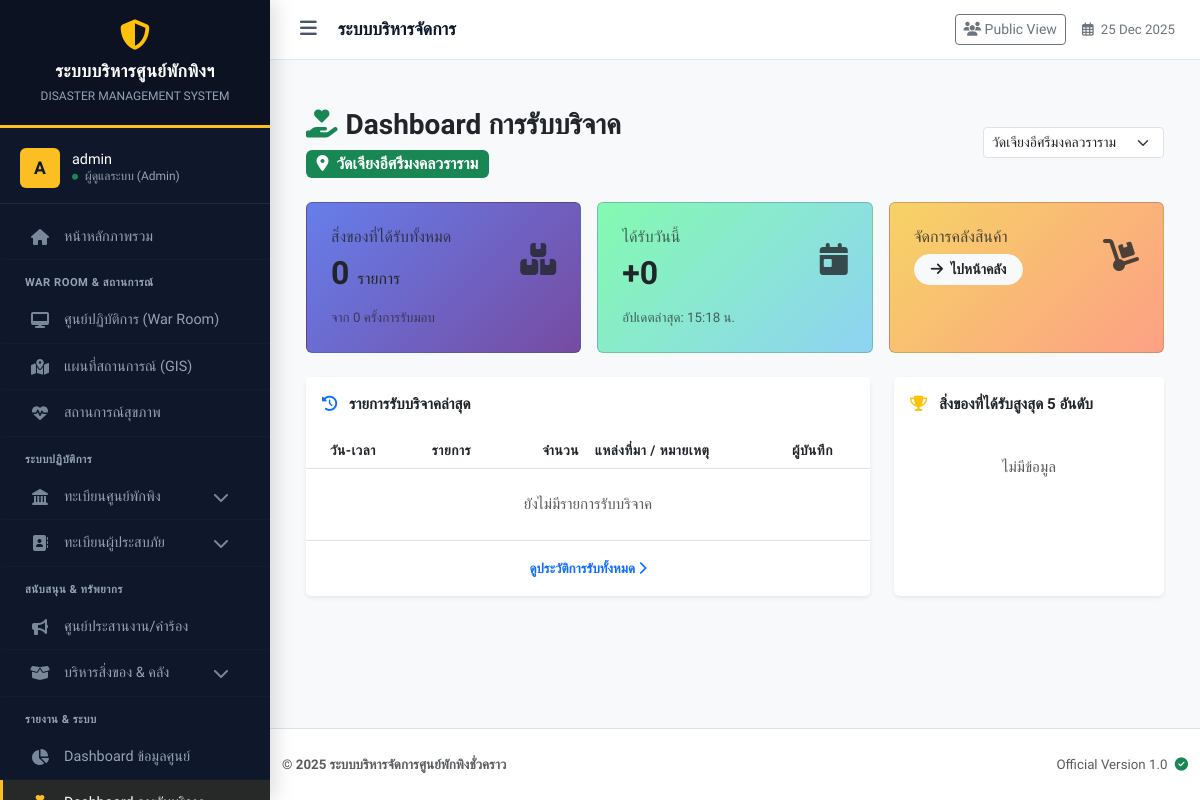
Before: /donation_dashboard.php?shelter_id=2 (signed in) with the older database file.
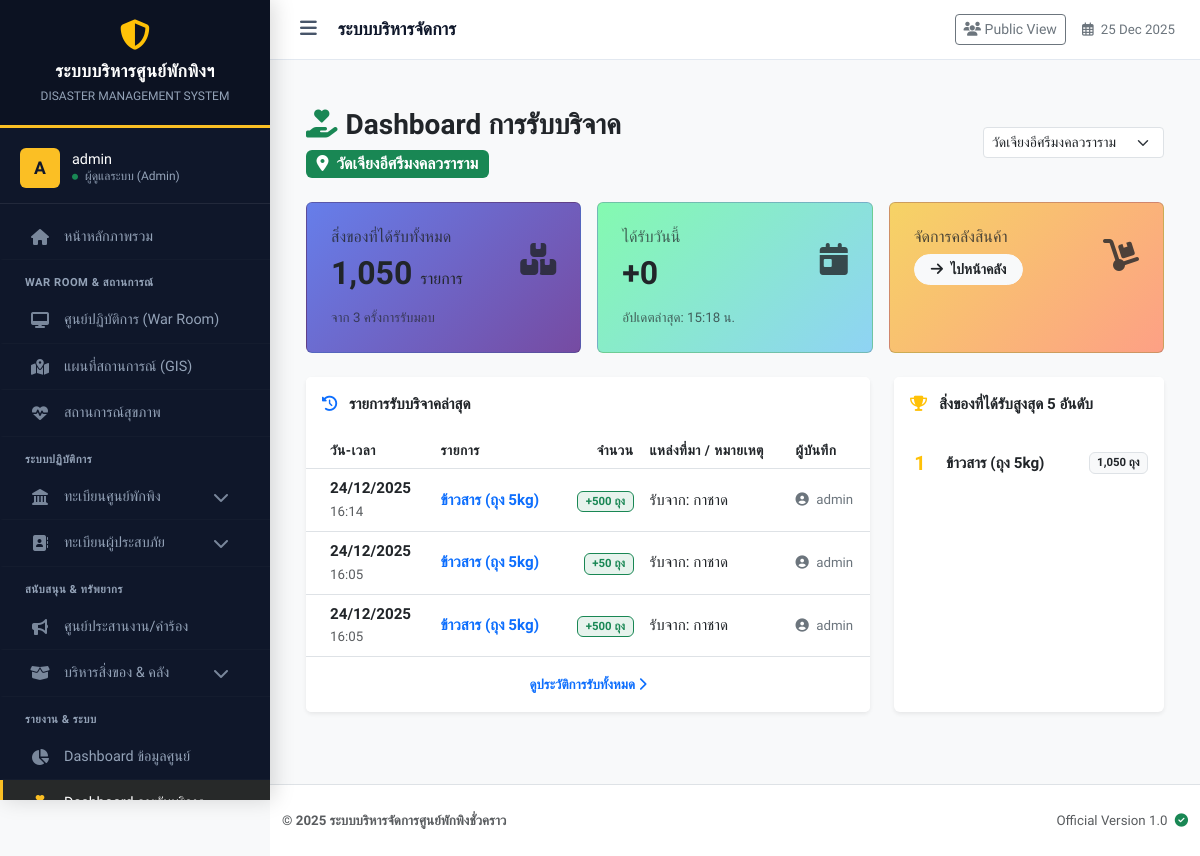
After: the same page with the newer database file.
### tables this page shows
CREATE TABLE `inventory_transactions` (
  `id` int(11) NOT NULL,
  `inventory_id` int(11) NOT NULL,
  `transaction_type` enum('in','out') NOT NULL COMMENT 'in=รับบริจาค/ซื้อ, out=แจกจ่าย/เสียหาย',
  `quantity` int(11) NOT NULL,
  `user_id` int(11) NOT NULL COMMENT 'ผู้ทำรายการ',
  `note` text DEFAULT NULL,
  `created_at` datetime NOT NULL DEFAULT current_timestamp()
);

CREATE TABLE `inventory` (
  `id` int(11) NOT NULL,
  `shelter_id` int(11) NOT NULL,
  `item_name` varchar(100) NOT NULL,
  `quantity` int(11) NOT NULL DEFAULT 0,
  `unit` varchar(20) NOT NULL,
  `last_updated` timestamp NOT NULL DEFAULT current_timestamp(),
  `category` varchar(50) DEFAULT 'general'
);

CREATE TABLE `users` (
  `id` int(11) NOT NULL,
  `username` varchar(50) NOT NULL COMMENT 'ชื่อผู้ใช้',
  `password` varchar(255) NOT NULL COMMENT 'รหัสผ่าน (Hashed)',
  `first_name` varchar(100) DEFAULT '',
  `last_name` varchar(100) DEFAULT '',
  `full_name` varchar(100) NOT NULL COMMENT 'ชื่อ-นามสกุล',
  `role` varchar(50) NOT NULL DEFAULT 'staff',
  `shelter_id` int(11) DEFAULT NULL COMMENT 'สังกัดศูนย์พักพิง',
  `created_at` timestamp NOT NULL DEFAULT current_timestamp(),
  `last_login` datetime DEFAULT NULL
);

### donation_dashboard.php (the view, shortened to what the changed rows need)
<?php
require_once 'config/db.php';
$role = $_SESSION['role'];
$my_shelter_id = $_SESSION['shelter_id'] ?? 0;
if ($role === 'admin' && isset($_GET['shelter_id'])) {
    $shelter_id = (int)$_GET['shelter_id'];
} else {
    $shelter_id = $my_shelter_id;
}
$stats = [
    'total_items' => 0,
    'today_items' => 0,
    'total_trans' => 0,
    'donors_count' => 0
];
$recent_donations = [];
$top_items = [];
if ($shelter_id) {
    $sql_stat = "SELECT
                    SUM(t.quantity) as total_qty,
                    COUNT(t.id) as total_times,
                    SUM(CASE WHEN DATE(t.created_at) = CURDATE() THEN t.quantity ELSE 0 END) as today_qty
                 FROM inventory_transactions t
                 JOIN inventory i ON t.inventory_id = i.id
                 WHERE i.shelter_id = ? AND t.transaction_type = 'in'";
    $stmt_stat = $pdo->prepare($sql_stat);
    $stmt_stat->execute([$shelter_id]);
    $res_stat = $stmt_stat->fetch(PDO::FETCH_ASSOC);
    if ($res_stat) {
        $stats['total_items'] = (int)$res_stat['total_qty'];
        $stats['total_trans'] = (int)$res_stat['total_times'];
        $stats['today_items'] = (int)$res_stat['today_qty'];
    }
    $sql_recent = "SELECT t.*, i.item_name, i.unit, u.username
                   FROM inventory_transactions t
                   JOIN inventory i ON t.inventory_id = i.id
                   LEFT JOIN users u ON t.user_id = u.id
                   WHERE i.shelter_id = ? AND t.transaction_type = 'in'
                   ORDER BY t.created_at DESC LIMIT 10";
    $stmt_recent = $pdo->prepare($sql_recent);
    $stmt_recent->execute([$shelter_id]);
    $recent_donations = $stmt_recent->fetchAll();
    $sql_top = "SELECT i.item_name, i.unit, SUM(t.quantity) as total_qty
                FROM inventory_transactions t
                JOIN inventory i ON t.inventory_id = i.id
                WHERE i.shelter_id = ? AND t.transaction_type = 'in'
                GROUP BY i.item_name, i.unit
                ORDER BY total_qty DESC LIMIT 5";
    $stmt_top = $pdo->prepare($sql_top);
    $stmt_top->execute([$shelter_id]);
    $top_items = $stmt_top->fetchAll();
}
?>
<!DOCTYPE html>
<html lang="th">
<head>
    <link href="https://cdn.jsdelivr.net/npm/bootstrap@5.3.0/dist/css/bootstrap.min.css" rel="stylesheet">
    <link rel="stylesheet" href="https://cdnjs.cloudflare.com/ajax/libs/font-awesome/6.4.0/css/all.min.css">
</head>
<body class="bg-light">
<?php include 'includes/header.php'; ?>
<div class="container mt-4 mb-5">
    <?php if(!$shelter_id): ?>
        <div class="text-center py-5">
            <div class="text-muted"><i class="fas fa-box-open fa-3x mb-3"></i><br>กรุณาเลือกศูนย์พักพิงเพื่อดูข้อมูลการบริจาค</div>
        </div>
    <?php else: ?>
    <div class="row g-3 mb-4">
        <div class="col-md-4">
            <div class="card card-stat bg-purple h-100 p-4">
                <div class="d-flex justify-content-between align-items-center">
                    <div>
                        <h6 class="text-uppercase mb-2" style="opacity: 0.8;">สิ่งของที่ได้รับทั้งหมด</h6>
                        <h2 class="mb-0 fw-bold"><?php echo number_format($stats['total_items']); ?> <span class="fs-6 fw-normal">รายการ</span></h2>
                    </div>
                    <div class="icon-box"><i class="fas fa-boxes"></i></div>
                </div>
                <div class="mt-3 small" style="opacity: 0.7;">
                    จาก <?php echo number_format($stats['total_trans']); ?> ครั้งการรับมอบ
                </div>
            </div>
        </div>
        <div class="col-md-4">
            <div class="card card-stat bg-teal h-100 p-4">
                <div class="d-flex justify-content-between align-items-center">
                    <div>
                        <h6 class="text-uppercase mb-2 text-dark" style="opacity: 0.7;">ได้รับวันนี้</h6>
                        <h2 class="mb-0 fw-bold text-dark">+<?php echo number_format($stats['today_items']); ?></h2>
                    </div>
                    <div class="icon-box text-dark"><i class="fas fa-calendar-day"></i></div>
                </div>
                <div class="mt-3 small text-dark" style="opacity: 0.7;">
                    อัปเดตล่าสุด: <?php echo date('H:i'); ?> น.
                </div>
            </div>
        </div>
        <div class="col-md-4">
            <div class="card card-stat bg-orange h-100 p-4">
                <div class="d-flex justify-content-between align-items-center">
                    <div>
                        <h6 class="text-uppercase mb-2" style="opacity: 0.8;">จัดการคลังสินค้า</h6>
                        <a href="inventory_list.php" class="btn btn-sm btn-light text-dark fw-bold rounded-pill px-3">
                            <i class="fas fa-arrow-right me-1"></i> ไปหน้าคลัง
                        </a>
                    </div>
                    <div class="icon-box"><i class="fas fa-dolly"></i></div>
                </div>
            </div>
        </div>
    </div>
    <div class="row g-4">
        <div class="col-lg-8">
            <div class="card shadow-sm border-0 h-100">
                <div class="card-header bg-white py-3 fw-bold border-bottom-0">
                    <i class="fas fa-history me-2 text-primary"></i> รายการรับบริจาคล่าสุด
                </div>
                <div class="table-responsive">
                    <table class="table table-custom table-hover align-middle mb-0">
                        <thead>
                            <tr>
                                <th class="ps-4">วัน-เวลา</th>
                                <th>รายการ</th>
                                <th class="text-end">จำนวน</th>
                                <th>แหล่งที่มา / หมายเหตุ</th>
                                <th>ผู้บันทึก</th>
                            </tr>
                        </thead>
                        <tbody>
                            <?php if(empty($recent_donations)): ?>
                                <tr><td colspan="5" class="text-center py-4 text-muted">ยังไม่มีรายการรับบริจาค</td></tr>
                            <?php else: ?>
                                <?php foreach($recent_donations as $row): ?>
                                <tr>
                                    <td class="ps-4 text-nowrap">
                                        <div class="fw-bold text-dark"><?php echo date('d/m/Y', strtotime($row['created_at'])); ?></div>
                                        <small class="text-muted"><?php echo date('H:i', strtotime($row['created_at'])); ?></small>
                                    </td>
                                    <td>
                                        <span class="fw-bold text-primary"><?php echo htmlspecialchars($row['item_name']); ?></span>
                                    </td>
                                    <td class="text-end">
                                        <span class="badge bg-success bg-opacity-10 text-success border border-success">
                                            +<?php echo number_format($row['quantity']); ?> <?php echo $row['unit']; ?>
                                        </span>
                                    </td>
                                    <td>
                                        <?php
                                            $note = $row['note'] ?? '-';
                                            echo htmlspecialchars($note);
                                        ?>
                                    </td>
                                    <td>
                                        <div class="small text-secondary"><i class="fas fa-user-circle me-1"></i> <?php echo htmlspecialchars($row['username']); ?></div>
                                    </td>
                                </tr>
                                <?php endforeach; ?>
                            <?php endif; ?>
                        </tbody>
                    </table>
                </div>
                <div class="card-footer bg-white text-center border-top-0 py-3">
                    <a href="distribution_history.php?type=in" class="text-decoration-none small fw-bold">ดูประวัติการรับทั้งหมด <i class="fas fa-chevron-right"></i></a>
                </div>
            </div>
        </div>
        <div class="col-lg-4">
            <div class="card shadow-sm border-0 h-100">
                <div class="card-header bg-white py-3 fw-bold border-bottom-0">
                    <i class="fas fa-trophy me-2 text-warning"></i> สิ่งของที่ได้รับสูงสุด 5 อันดับ
                </div>
                <div class="card-body p-0">
                    <ul class="list-group list-group-flush">
                        <?php if(empty($top_items)): ?>
                            <li class="list-group-item text-center py-4 text-muted">ไม่มีข้อมูล</li>
                        <?php else: ?>
                            <?php foreach($top_items as $index => $item):
                                $rank_color = ($index == 0) ? 'text-warning' : (($index == 1) ? 'text-secondary' : (($index == 2) ? 'text-danger' : 'text-muted'));
                            ?>
                            <li class="list-group-item d-flex justify-content-between align-items-center py-3">
                                <div class="d-flex align-items-center">
                                    <div class="fw-bold fs-5 me-3 <?php echo $rank_color; ?>" style="width: 20px; text-align: center;">
                                        <?php echo $index + 1; ?>
                                    </div>
                                    <div>
                                        <div class="fw-bold"><?php echo htmlspecialchars($item['item_name']); ?></div>
                                    </div>
                                </div>
                                <span class="badge bg-light text-dark border">
                                    <?php echo number_format($item['total_qty']) . ' ' . $item['unit']; ?>
                                </span>
                            </li>
                            <?php endforeach; ?>
                        <?php endif; ?>
                    </ul>
                </div>
            </div>
        </div>
    </div>
    <?php endif; ?>
</div>
<?php include 'includes/footer.php'; ?>
</body>
</html>

Changed rows visible on the page:
added inventory_transactions: created_at "24/12/2025", created_at "16:14", inventory.item_name "ข้าวสาร (ถุง 5kg)", quantity "500", inventory.unit "ถุง", note "รับจาก: กาชาด", user.username "admin"
added inventory_transactions: created_at "24/12/2025", created_at "16:05", inventory.item_name "ข้าวสาร (ถุง 5kg)", quantity "50", inventory.unit "ถุง", note "รับจาก: กาชาด", user.username "admin"
added inventory_transactions: created_at "24/12/2025", created_at "16:05", inventory.item_name "ข้าวสาร (ถุง 5kg)", quantity "500", inventory.unit "ถุง", note "รับจาก: กาชาด", user.username "admin"
Other visible differences:
$stats['total_items']: "0" → "1,050"
$stats['total_trans']: "0" → "3"
new list line: "1 ข้าวสาร (ถุง 5kg) 1,050 ถุง"
text no longer shown: "ยังไม่มีรายการรับบริจาค ไม่มีข้อมูล"
